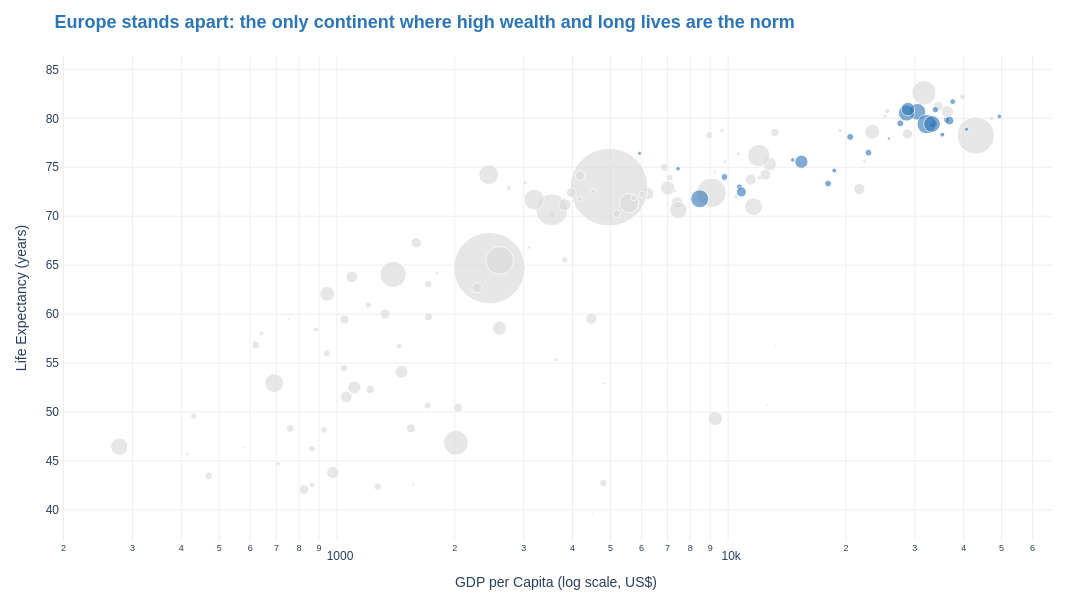

Source (notebook cell):
### Markdown cell above
## Task 2 — Model Answer

### Code cell
# prep data
highlight = 'Europe'
df07 = df.loc[df['year'] == 2007].copy()
df07['color_role'] = df07['continent'].apply(lambda c: 'Europe' if c == highlight else 'Other')


# ── Step 1: Plotly Express base chart ─────────────────────────────────────────
fig = px.scatter(
    data_frame=df07,
    x='gdpPercap',
    y='lifeExp',
    size='pop',                    # bubble size encodes population
    color='color_role',                    # 'Europe' → blue, 'Other' → grey
    hover_name='country',
    title='<b>Europe stands apart: the only continent where high wealth and long lives are the norm</b>',
    labels={'gdpPercap': 'GDP per Capita (log scale, US$)', 'lifeExp': 'Life Expectancy (years)', 'pop': 'Population'},
    color_discrete_map={'Europe': '#2E75B6', 'Other': '#DDDDDD'},
    category_orders={'color_role': ['Other', 'Europe']},  # Other drawn first, Europe on top
    log_x=True,
    size_max=55,
    height=600, width=1100
)

# ── Step 2: Graph Objects customisation ───────────────────────────────────────

fig.update_traces(
    selector=dict(name='Europe'),
    marker=dict(opacity=0.6))

fig.update_layout(
    showlegend=False,
    plot_bgcolor='white',
    paper_bgcolor='white',
    font=dict(family='Arial', size=12),
    margin=dict(l=60, r=40, t=55, b=40),
    title=dict(font=dict(color='#2E75B6', size=18)))

fig.update_xaxes(gridcolor='#EEEEEE')
fig.update_yaxes(gridcolor='#EEEEEE')

fig.show()

### Figure 1 — Plotly figure (JSON) as saved in the notebook; plotly's stock layout.template omitted (floating-point values rounded to 4 significant figures)
{"data": [{"hovertemplate": "<b>%{hovertext}</b><br><br>color_role=Other<br>GDP per Capita (log scale, US$)=%{x}<br>Life Expectancy (years)=%{y}<br>Population=%{marker.size}<extra></extra>", "hovertext": ["Afghanistan", "Algeria", "Angola", "Argentina", "Australia", "Bahrain", "Bangladesh", "Benin", "Bolivia", "Botswana", "Brazil", "Burkina Faso", "Burundi", "Cambodia", "Cameroon", "Canada", "Central African Republic", "Chad", "Chile", "China", "Colombia", "Comoros", "Congo, Dem. Rep.", "Congo, Rep.", "Costa Rica", "Cote d'Ivoire", "Cuba", "Djibouti", "Dominican Republic", "Ecuador", "Egypt", "El Salvador", "Equatorial Guinea", "Eritrea", "Ethiopia", "Gabon", "Gambia", "Ghana", "Guatemala", "Guinea", "Guinea-Bissau", "Haiti", "Honduras", "Hong Kong, China", "India", "Indonesia", "Iran", "Iraq", "Israel", "Jamaica", "Japan", "Jordan", "Kenya", "Korea, Dem. Rep.", "Korea, Rep.", "Kuwait", "Lebanon", "Lesotho", "Liberia", "Libya", "Madagascar", "Malawi", "Malaysia", "Mali", "Mauritania", "Mauritius", "Mexico", "Mongolia", "Morocco", "Mozambique", "Myanmar", "Namibia", "Nepal", "New Zealand", "Nicaragua", "Niger", "Nigeria", "Oman", "Pakistan", "Panama", "Paraguay", "Peru", "Philippines", "Puerto Rico", "Reunion", "Rwanda", "Sao Tome and Principe", "Saudi Arabia", "Senegal", "Sierra Leone", "Singapore", "Somalia", "South Africa", "Sri Lanka", "Sudan", "Swaziland", "Syria", "Taiwan", "Tanzania", "Thailand", "Togo", "Trinidad and Tobago", "Tunisia", "Uganda", "United States", "Uruguay", "Venezuela", "Vietnam", "West Bank and Gaza", "Yemen, Rep.", "Zambia", "Zimbabwe"], "legendgroup": "Other", "marker": {"color": "#DDDDDD", "size": [31889923, 33333216, 12420476, 40301927, 20434176, 708573, 150448339, 8078314, 9119152, 1639131, 190010647, 14326203, 8390505, 14131858, 17696293, 33390141, 4369038, 10238807, 16284741, 1318683096, 44227550, 710960, 64606759, 3800610, 4133884, 18013409, 11416987, 496374, 9319622, 13755680, 80264543, 6939688, 551201, 4906585, 76511887, 1454867, 1688359, 22873338, 12572928, 9947814, 1472041, 8502814, 7483763, 6980412, 1110396331, 223547000, 69453570, 27499638, 6426679, 2780132, 127467972, 6053193, 35610177, 23301725, 49044790, 2505559, 3921278, 2012649, 3193942, 6036914, 19167654, 13327079, 24821286, 12031795, 3270065, 1250882, 108700891, 2874127, 33757175, 19951656, 47761980, 2055080, 28901790, 4115771, 5675356, 12894865, 135031164, 3204897, 169270617, 3242173, 6667147, 28674757, 91077287, 3942491, 798094, 8860588, 199579, 27601038, 12267493, 6144562, 4553009, 9118773, 43997828, 20378239, 42292929, 1133066, 19314747, 23174294, 38139640, 65068149, 5701579, 1056608, 10276158, 29170398, 301139947, 3447496, 26084662, 85262356, 4018332, 22211743, 11746035, 12311143], "sizemode": "area", "sizeref": 435900.0, "symbol": "circle"}, "mode": "markers", "name": "Other", "orientation": "v", "showlegend": true, "type": "scatter", "x": [974.6, 6223.0, 4797.0, 12780.0, 34440.0, 29800.0, 1391.0, 1441.0, 3822.0, 12570.0, 9066.0, 1217.0, 430.1, 1714.0, 2042.0, 36320.0, 706.0, 1704.0, 13170.0, 4959.0, 7007.0, 986.1, 277.6, 3633.0, 9645.0, 1545.0, 8948.0, 2082.0, 6025.0, 6873.0, 5581.0, 5728.0, 12150.0, 641.4, 690.8, 13210.0, 752.7, 1328.0, 5186.0, 942.7, 579.2, 1202.0, 3548.0, 39720.0, 2452.0, 3541.0, 11610.0, 4471.0, 25520.0, 7321.0, 31660.0, 4519.0, 1463.0, 1593.0, 23350.0, 47310.0, 10460.0, 1569.0, 414.5, 12060.0, 1045.0, 759.3, 12450.0, 1043.0, 1803.0, 10960.0, 11980.0, 3096.0, 3820.0, 823.7, 944, 4811.0, 1091.0, 25190.0, 2749.0, 619.7, 2014.0, 22320.0, 2606.0, 9809.0, 4173.0, 7409.0, 3190.0, 19330.0, 7670.0, 863.1, 1598.0, 21650.0, 1712.0, 862.5, 47140.0, 926.1, 9270.0, 3970.0, 2602.0, 4513.0, 4185.0, 28720.0, 1107.0, 7458.0, 883.0, 18010.0, 7093.0, 1056.0, 42950.0, 10610.0, 11420.0, 2442.0, 3025.0, 2281.0, 1271.0, 469.7], "xaxis": "x", "y": [43.83, 72.3, 42.73, 75.32, 81.23, 75.64, 64.06, 56.73, 65.55, 50.73, 72.39, 52.3, 49.58, 59.72, 50.43, 80.65, 44.74, 50.65, 78.55, 72.96, 72.89, 65.15, 46.46, 55.32, 78.78, 48.33, 78.27, 54.79, 72.23, 74.99, 71.34, 71.88, 51.58, 58.04, 52.95, 56.73, 59.45, 60.02, 70.26, 56.01, 46.39, 60.92, 70.2, 82.21, 64.7, 70.65, 70.96, 59.55, 80.75, 72.57, 82.6, 72.53, 54.11, 67.3, 78.62, 77.59, 71.99, 42.59, 45.68, 73.95, 59.44, 48.3, 74.24, 54.47, 64.16, 72.8, 76.19, 66.8, 71.16, 42.08, 62.07, 52.91, 63.78, 80.2, 72.9, 56.87, 46.86, 75.64, 65.48, 75.54, 71.75, 71.42, 71.69, 78.75, 76.44, 46.24, 65.53, 72.78, 63.06, 42.57, 79.97, 48.16, 49.34, 72.4, 58.56, 39.61, 74.14, 78.4, 52.52, 70.62, 58.42, 69.82, 73.92, 51.54, 78.24, 76.38, 73.75, 74.25, 73.42, 62.7, 42.38, 43.49], "yaxis": "y"}, {"hovertemplate": "<b>%{hovertext}</b><br><br>color_role=Europe<br>GDP per Capita (log scale, US$)=%{x}<br>Life Expectancy (years)=%{y}<br>Population=%{marker.size}<extra></extra>", "hovertext": ["Albania", "Austria", "Belgium", "Bosnia and Herzegovina", "Bulgaria", "Croatia", "Czech Republic", "Denmark", "Finland", "France", "Germany", "Greece", "Hungary", "Iceland", "Ireland", "Italy", "Montenegro", "Netherlands", "Norway", "Poland", "Portugal", "Romania", "Serbia", "Slovak Republic", "Slovenia", "Spain", "Sweden", "Switzerland", "Turkey", "United Kingdom"], "legendgroup": "Europe", "marker": {"color": "#2E75B6", "opacity": 0.6, "size": [3600523, 8199783, 10392226, 4552198, 7322858, 4493312, 10228744, 5468120, 5238460, 61083916, 82400996, 10706290, 9956108, 301931, 4109086, 58147733, 684736, 16570613, 4627926, 38518241, 10642836, 22276056, 10150265, 5447502, 2009245, 40448191, 9031088, 7554661, 71158647, 60776238], "sizemode": "area", "sizeref": 435900.0, "symbol": "circle"}, "mode": "markers", "name": "Europe", "orientation": "v", "showlegend": true, "type": "scatter", "x": [5937.0, 36130.0, 33690.0, 7446.0, 10680.0, 14620.0, 22830.0, 35280.0, 33210.0, 30470.0, 32170.0, 27540.0, 18010.0, 36180.0, 40680.0, 28570.0, 9254.0, 36800.0, 49360.0, 15390.0, 20510.0, 10810.0, 9787.0, 18680.0, 25770.0, 28820.0, 33860.0, 37510.0, 8458.0, 33200.0], "xaxis": "x", "y": [76.42, 79.83, 79.44, 74.85, 73.0, 75.75, 76.49, 78.33, 79.31, 80.66, 79.41, 79.48, 73.34, 81.76, 78.89, 80.55, 74.54, 79.76, 80.2, 75.56, 78.1, 72.48, 74.0, 74.66, 77.93, 80.94, 80.88, 81.7, 71.78, 79.42], "yaxis": "y"}], "layout": {"font": {"family": "Arial", "size": 12}, "height": 600, "legend": {"itemsizing": "constant", "title": {"text": "color_role"}, "tracegroupgap": 0}, "margin": {"b": 40, "l": 60, "r": 40, "t": 55}, "paper_bgcolor": "white", "plot_bgcolor": "white", "showlegend": false, "title": {"font": {"color": "#2E75B6", "size": 18}, "text": "<b>Europe stands apart: the only continent where high wealth and long lives are the norm</b>"}, "width": 1100, "xaxis": {"anchor": "y", "autorange": true, "domain": [0, 1], "gridcolor": "#EEEEEE", "range": [2.292, 4.828], "title": {"text": "GDP per Capita (log scale, US$)"}, "type": "log"}, "yaxis": {"anchor": "x", "autorange": true, "domain": [0, 1], "gridcolor": "#EEEEEE", "range": [36.82, 86.47], "title": {"text": "Life Expectancy (years)"}, "type": "linear"}}}
